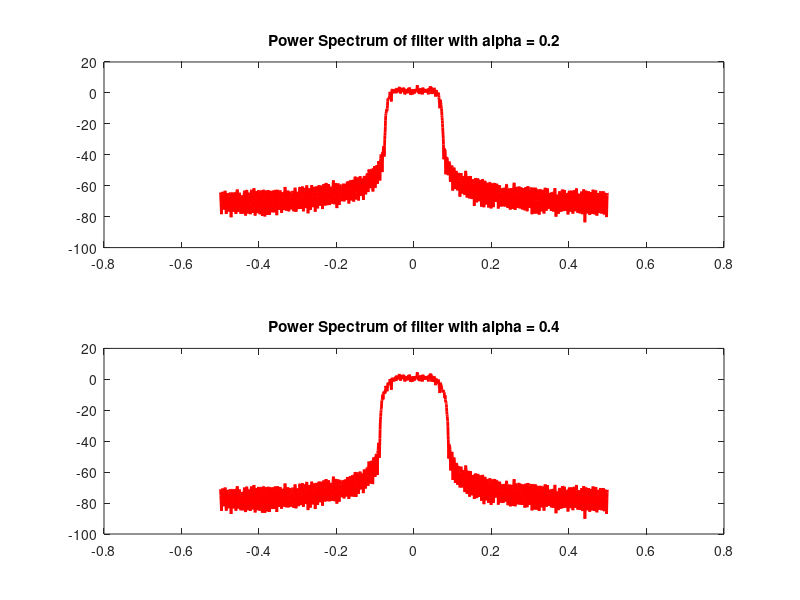

The MATLAB source for this figure:
clear
close all
load workspace
ww = kaiser(2000,12);
ww = ww/sum(ww)*10;

ffx = zeros(1,2000);
mm = 0;
for k = 1:500:6000
    fx = abs(fft(x1(k:k+1999).*ww')).^2;
    ffx = ffx + fx;
    mm = mm + 1;
end
ffx = ffx/mm
subplot(2,1,1)
plot((-0.5:1/2000:0.5-1/2000), fftshift(10*log10(ffx)), 'r', 'linewidth', 2)
title('Power Spectrum of filter with alpha = 0.2')

ffx = zeros(1,2000);
mm = 0;
for k = 1:500:6000
    fx = abs(fft(x2(k:k+1999).*ww')).^2;
    ffx = ffx + fx;
    mm = mm + 1;
end
ffx = ffx/mm;
subplot(2,1,2)
plot((-0.5:1/2000:0.5-1/2000), fftshift(10*log10(ffx)), 'r', 'linewidth', 2)
title('Power Spectrum of filter with alpha = 0.4')

